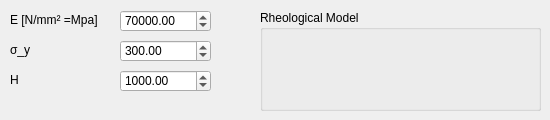
    <widget class="QWidget" name="ELASTIC_PLASTIC_KIN_3">
     <attribute name="title">
      <string>Elastik Plastik kin</string>
     </attribute>
     <widget class="QDoubleSpinBox" name="VAL_H_ELASTIC_PLASTIC_KIN">
      <property name="geometry">
       <rect>
        <x>120</x>
        <y>70</y>
        <width>91</width>
        <height>22</height>
       </rect>
      </property>
      <property name="decimals">
       <number>2</number>
      </property>
      <property name="maximum">
       <double>8000.000000000000000</double>
      </property>
      <property name="value">
       <double>1000.000000000000000</double>
      </property>
     </widget>
     <widget class="QLabel" name="LABEL_VAL_K_ELASTIC_PLASTIC_KIN">
      <property name="geometry">
       <rect>
        <x>10</x>
        <y>70</y>
        <width>91</width>
        <height>20</height>
       </rect>
      </property>
      <property name="text">
       <string>H</string>
      </property>
     </widget>
     <widget class="QLabel" name="LABEL_VAL_SIGMA_Y_KIN">
      <property name="geometry">
       <rect>
        <x>10</x>
        <y>40</y>
        <width>91</width>
        <height>20</height>
       </rect>
      </property>
      <property name="text">
       <string>σ_y</string>
      </property>
     </widget>
     <widget class="QGroupBox" name="RHEO_BOX_ELASTIC_PLASTIC_KIN">
      <property name="geometry">
       <rect>
        <x>260</x>
        <y>10</y>
        <width>281</width>
        <height>101</height>
       </rect>
      </property>
      <property name="title">
       <string>Rheological Model</string>
      </property>
      <widget class="QLabel" name="RHEO_ELASTIC_PLASTIC_KIN">
       <property name="geometry">
        <rect>
         <x>10</x>
         <y>20</y>
         <width>261</width>
         <height>71</height>
        </rect>
       </property>
       <property name="text">
        <string/>
       </property>
       <property name="pixmap">
        <pixmap>PIC/Rheo_Perzyna.jpg</pixmap>
       </property>
       <property name="scaledContents">
        <bool>true</bool>
       </property>
      </widget>
     </widget>
     <widget class="QLabel" name="LABEL_VAL_E_ELASTIC_PLASTIC_KIN">
      <property name="geometry">
       <rect>
        <x>10</x>
        <y>10</y>
        <width>91</width>
        <height>20</height>
       </rect>
      </property>
      <property name="text">
       <string>E [N/mm² =Mpa]</string>
      </property>
     </widget>
     <widget class="QDoubleSpinBox" name="VAL_SIGMA_Y_ELASTIC_PLASTIC_KIN">
      <property name="geometry">
       <rect>
        <x>120</x>
        <y>40</y>
        <width>91</width>
        <height>22</height>
       </rect>
      </property>
      <property name="decimals">
       <number>2</number>
      </property>
      <property name="maximum">
       <double>8000.000000000000000</double>
      </property>
      <property name="value">
       <double>300.000000000000000</double>
      </property>
     </widget>
     <widget class="QDoubleSpinBox" name="VAL_E_ELASTIC_PLASTIC_KIN">
      <property name="geometry">
       <rect>
        <x>120</x>
        <y>10</y>
        <width>91</width>
        <height>22</height>
       </rect>
      </property>
      <property name="decimals">
       <number>2</number>
      </property>
      <property name="maximum">
       <double>80000.000000000000000</double>
      </property>
      <property name="value">
       <double>70000.000000000000000</double>
      </property>
     </widget>
    </widget>
